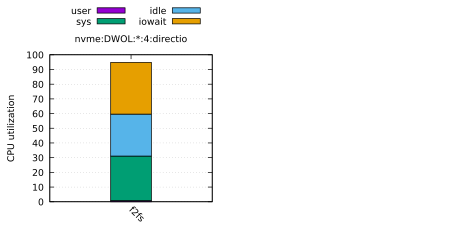

Here is the gnuplot script that generated this plot:
# LOG_FILE = logs/2025-09-28-12-32-03.442683/fxmark.log
# SYSTEM = Linux fvm 5.15.0d3846e8+ #2 SMP Sat Sep 27 17:03:46 UTC 2025 x86_64 x86_64 x86_64 GNU/Linux
# DISK_SIZE = 1G
# DURATION = 180s
# DIRECTIO = bufferedio,directio
# MEDIA_TYPES = ssd,hdd,nvme,mem
# FS_TYPES = tmpfs,ext4,ext4_no_jnl,xfs,btrfs,f2fs
# BENCH_TYPES = DWAL,DWOL,DWOM,DWTL,DWSL,MWRL,MWRM,MWCL,MWCM,MWUM,MWUL,filebench_varmail,filebench_oltp,filebench_fileserver,dbench_client,MRPL,MRPM,MRPH,MRDM,MRDL,DRBH,DRBM,DRBL
# NCORES = 1,2,4
# CORE_SEQ = 0,1,2,3
# MODEL_NAME = AMD Ryzen 5 5600 6-Core Processor
# PHYSICAL_CHIPS = 1
# CORE_PER_CHIP = 4
# SMT_LEVEL = 1
# NUM_TEST_CONF = 3

set term pdfcairo size 4.6in,2.3in font ',10'
set_out='set output "`if test -z $OUT; then echo util.4.pdf; else echo $OUT; fi`"'
eval set_out
set multiplot layout 1,2

set grid y
set style data histograms
set style histogram rowstacked
set boxwidth 0.5
set style fill solid 1.0 border -1
set ytics 10

set title 'nvme:DWOL:*:4:directio'
set xlabel ''
set ylabel 'CPU utilization'
set yrange [0:100]
set xtics rotate by -45
set key out horiz
set key center top

# nvme:*:DWOL:4
plot '-' using 2:xtic(1) title 'user', '' using 3 title 'sys', '' using 4 title 'idle', '' using 5 title 'iowait'
  # ['user.util', 'sys.util', 'idle.util', 'iowait.util']
  "f2fs" 0.735325 30.3462 28.5668 35.1988
e
  # ['user.util', 'sys.util', 'idle.util', 'iowait.util']
  "f2fs" 0.735325 30.3462 28.5668 35.1988
e
  # ['user.util', 'sys.util', 'idle.util', 'iowait.util']
  "f2fs" 0.735325 30.3462 28.5668 35.1988
e
  # ['user.util', 'sys.util', 'idle.util', 'iowait.util']
  "f2fs" 0.735325 30.3462 28.5668 35.1988
e

unset multiplot
set output
